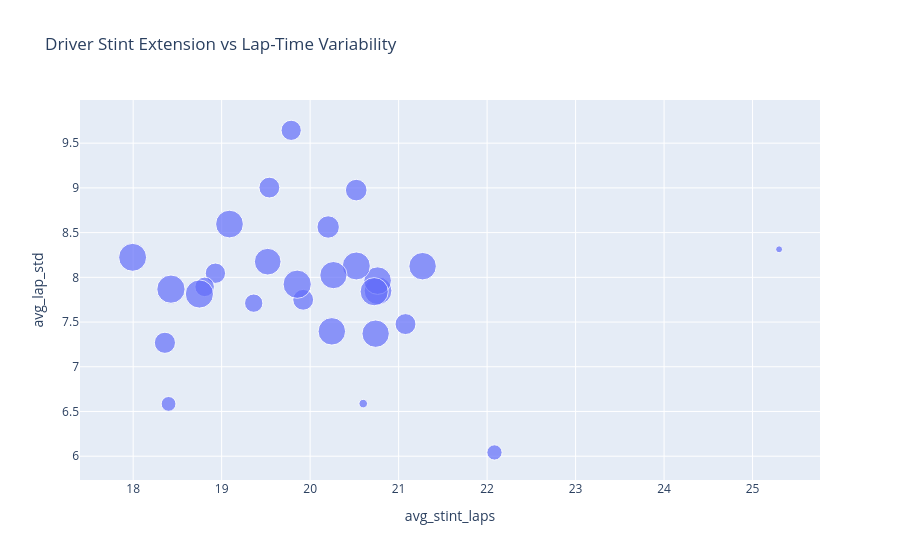

Notebook code cell kept with this figure:
### Markdown cell above
## 3. Driver and Team Stint Management

Long stints are not automatically good; they must be interpreted with lap-time stability. We summarize who extends stints while keeping lap-time variance controlled.

### Code cell
driver_stint = lap_stints.groupby(["driver_number", "compound", "session_key", "stint_number"], as_index=False).agg(
    stint_laps=("lap_number", "count"),
    median_lap=("lap_duration", "median"),
    lap_std=("lap_duration", "std"),
)
driver_stint = driver_stint.merge(stints[["session_key", "driver_number", "stint_number", "driver_id", "team_name"]], on=["session_key", "driver_number", "stint_number"], how="left")
driver_management = driver_stint.groupby("driver_id", as_index=False).agg(
    avg_stint_laps=("stint_laps", "mean"),
    max_stint_laps=("stint_laps", "max"),
    avg_lap_std=("lap_std", "mean"),
    stints=("stint_number", "count"),
)
driver_management = driver_management[driver_management["stints"] >= 10].sort_values(["avg_stint_laps", "avg_lap_std"], ascending=[False, True])
driver_management.to_csv(OUTPUT_TABLES / "driver_stint_management.csv", index=False)
display(driver_management.head(20))

fig = px.scatter(
    driver_management,
    x="avg_stint_laps",
    y="avg_lap_std",
    size="stints",
    hover_name="driver_id",
    title="Driver Stint Extension vs Lap-Time Variability",
)
save_fig(fig, "driver_stint_management")

### Figure 1 — Plotly figure (JSON) as saved in the notebook; plotly's stock layout.template omitted (floating-point values rounded to 4 significant figures)
{"data": [{"hovertemplate": "<b>%{hovertext}</b><br><br>avg_stint_laps=%{x}<br>avg_lap_std=%{y}<br>stints=%{marker.size}<extra></extra>", "hovertext": ["Arvid LINDBLAD", "Daniel RICCIARDO", "Lando NORRIS", "Franco COLAPINTO", "Charles LECLERC", "Oscar PIASTRI", "Esteban OCON", "George RUSSELL", "Jack DOOHAN", "Max VERSTAPPEN", "Oliver BEARMAN", "Pierre GASLY", "Carlos SAINZ", "Liam LAWSON", "Valtteri BOTTAS", "Lewis HAMILTON", "Isack HADJAR", "Kimi ANTONELLI", "Yuki TSUNODA", "Kevin MAGNUSSEN", "Nico HULKENBERG", "Gabriel BORTOLETO", "ZHOU Guanyu", "Fernando ALONSO", "Lance STROLL", "Logan SARGEANT", "Sergio PEREZ", "Alexander ALBON"], "legendgroup": "", "marker": {"color": "#636efa", "size": [10, 48, 155, 90, 159, 156, 154, 163, 15, 161, 96, 152, 155, 103, 89, 164, 84, 89, 146, 69, 158, 85, 78, 163, 164, 45, 92, 160], "sizemode": "area", "sizeref": 0.41, "symbol": "circle"}, "mode": "markers", "name": "", "orientation": "v", "showlegend": false, "type": "scatter", "x": [25.3, 22.08, 21.27, 21.08, 20.77, 20.76, 20.74, 20.72, 20.6, 20.52, 20.52, 20.26, 20.25, 20.2, 19.92, 19.85, 19.79, 19.54, 19.52, 19.36, 19.09, 18.93, 18.81, 18.75, 18.43, 18.4, 18.36, 17.99], "xaxis": "x", "y": [8.313, 6.042, 8.125, 7.477, 7.85, 7.963, 7.37, 7.839, 6.588, 8.127, 8.975, 8.025, 7.396, 8.563, 7.749, 7.923, 9.644, 9.003, 8.175, 7.711, 8.596, 8.046, 7.893, 7.813, 7.868, 6.585, 7.268, 8.224], "yaxis": "y"}], "layout": {"legend": {"itemsizing": "constant", "tracegroupgap": 0}, "title": {"text": "Driver Stint Extension vs Lap-Time Variability"}, "xaxis": {"anchor": "y", "domain": [0.0, 1.0], "title": {"text": "avg_stint_laps"}}, "yaxis": {"anchor": "x", "domain": [0.0, 1.0], "title": {"text": "avg_lap_std"}}}}
